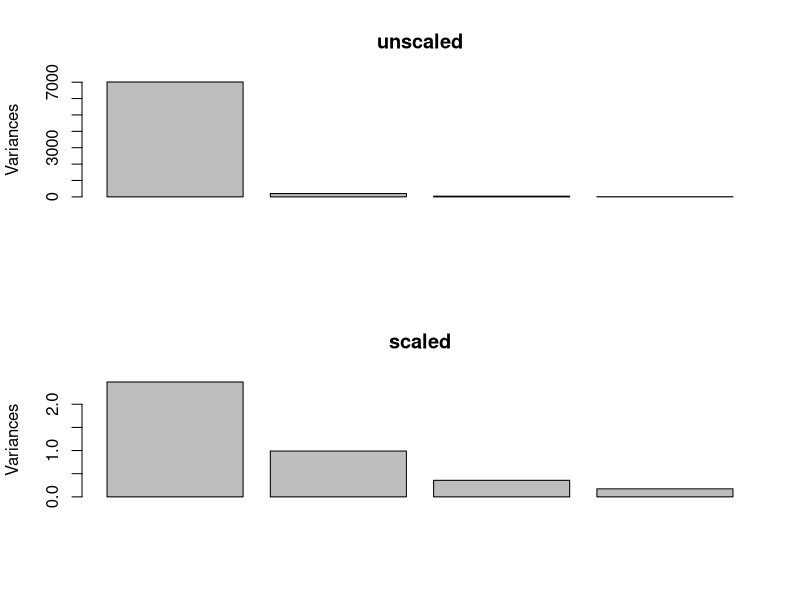
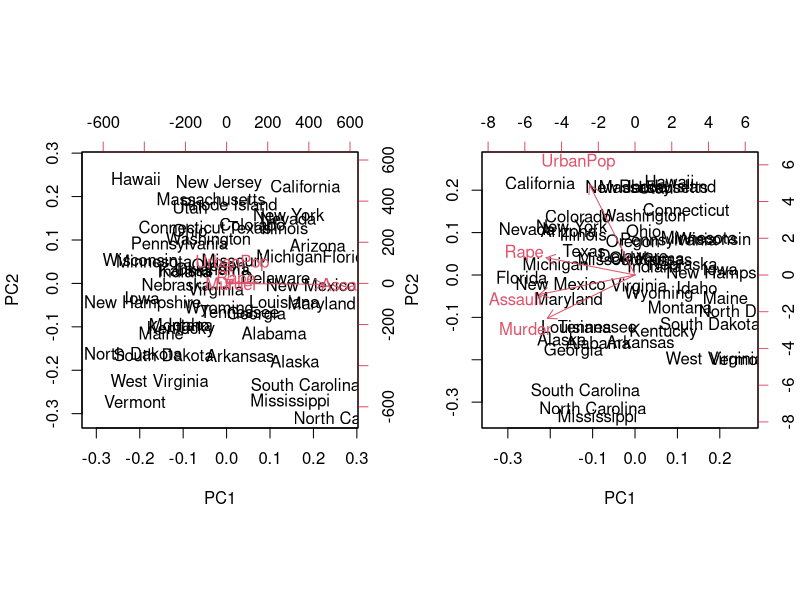
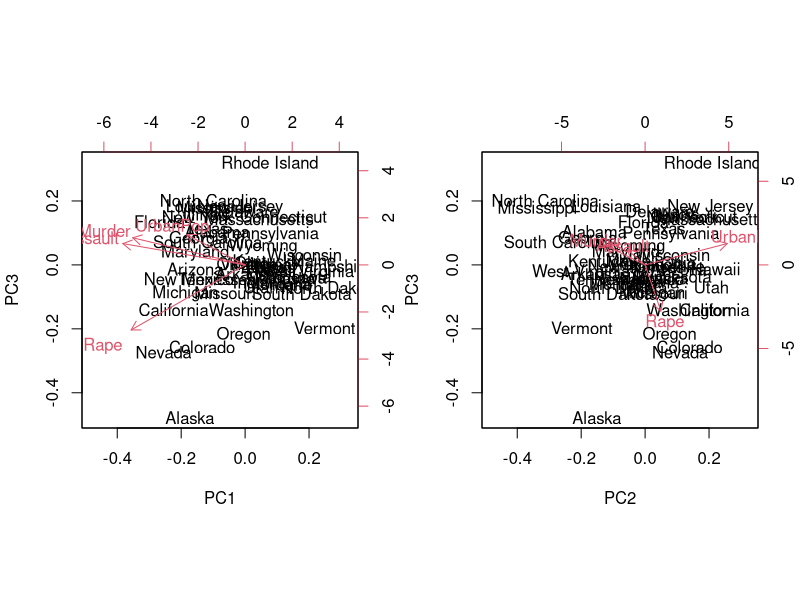
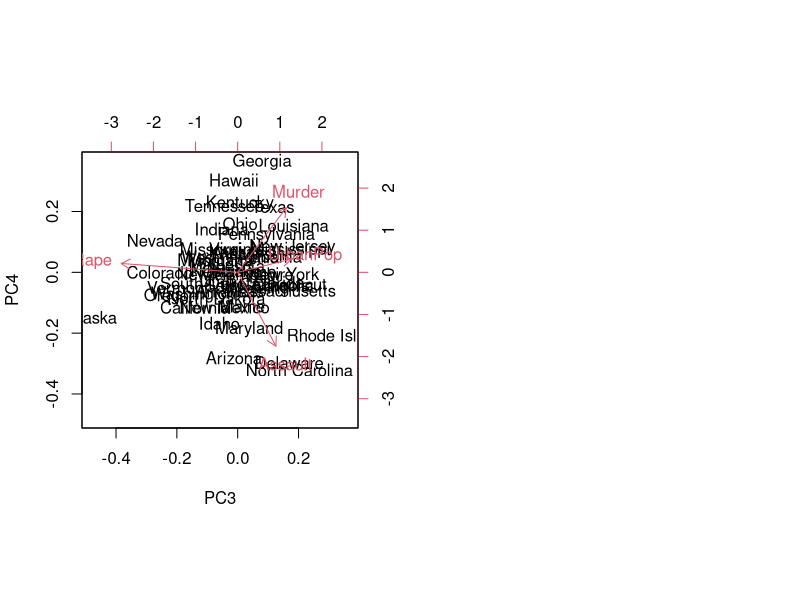

Write R code to recreate these figures, in order.
require(graphics)

# Let's use some example data from the R libraries: USArrests
# Have a quick look at the data
head(USArrests)
summary(USArrests)
# You should see that the measured variables are on
# different scales: Assault varies from 45 to 337, but
# all other variables only from 1 to 90. 
# If we use raw values, it's possible that the absolutely, 
# but not proportionately greater variance of Assault
# might affect our analysis. 
# You should scale data whenever your variables differ 
# by orders of magnitude, as they do here.
# Transcription data usually varies over orders of 
# magnitude, so scaling is appropriate.

# We'll run PCA with prcomp (SVD-based), with and without 
# scaling to unit variance
unscaled = prcomp(USArrests)
scaled = prcomp(USArrests, scale = TRUE)

# Let's plot the results as a screeplot
par(mfrow=c(2,1))
plot(unscaled)
plot(scaled)
# You should see both that the Y-axis values are much reduced,
# and that the relationships between eigenvalues are different,
# when scaling is used.
# In particular the first PC is not so dominant when the data 
# is scaled to unit variance.

# If you look at your prcomp output, you'll see it reports
# Standard deviations and Rotation. The screeplot plots variances,
# but remember that sqrt(Variance) = StDev. So, recovering the
# variances in the screeplot is easy:
summary(unscaled)
unscaled$var = unscaled$sdev * unscaled$sdev
summary(scaled)
scaled$var = scaled$sdev * scaled$sdev
unscaled$var
scaled$var

# It's similarly easy to get the proportion of variance reported
# in the summary
unscaled$var/sum(unscaled$var)
scaled$var/sum(scaled$var)

# Looking at the biplots is also informative
par(mfrow=c(1,2))
biplot(unscaled)
biplot(scaled)

# For the unscaled data, the variable with greatest influence 
# in the loading for PC1 is Assault. 
# It is directed almost entirely along PC1, and 
# almost entirely accounts for PC1, as can be seen from the 
# Rotation (loadings) matrix in the summary.

unscaled

# We noted that the difference in magnitude of the Assault data 
# relative to everything else might skew our results, and indeed
# it has.
# Looking at the scaled data PCA biplot, and the summary:

scaled

# we can see that all four variables contribute much more evenly
# to PC1, but that PC2 is influenced more strongly by UrbanPop and
# Murder.
# You can see this clearly if you plot PC3 in a biplot:

# PC3 vs PC1
biplot(scaled, choices=c(1,3))

# PC3 vs PC2
biplot(scaled, choices=c(2,3))

# However, the variance explained by PCs 3 and 4 is pretty low.
# Nevertheless, a plot of PC4 against PC3 might suggest an interesting
# social study:

biplot(scaled, choices=c(3,4))

x <- USArrests